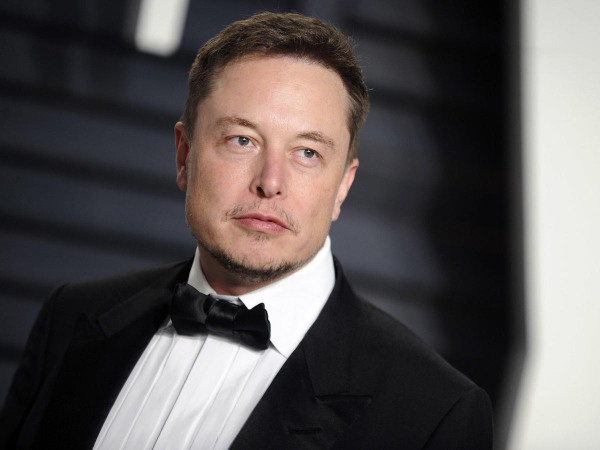
#> input picture DetectFaceMultipleImages/elon-musk.jpg, 1200 x 900 px (shown at 1/2 size); its folder holds only this picture in this run
$ python script.py
#> lines starting #> are read from the running program, lines starting #| are printed output that depends on the picture; after the words box and inside, x2 and y2 are one past the last pixel; in counts of white or black regions, pixels touching at a corner belong together
import cv2, glob

glob_img=glob.glob("*.jpg")

detect = cv2.CascadeClassifier("haarcascade_frontalface_default.xml")

for traversal_img in glob_img:
    img = cv2.imread(traversal_img)
#> img is the input picture: shape (900, 1200, 3); mean B, G, R 83.5, 83.8, 89.1
    gray_image = cv2.cvtColor(img, cv2.COLOR_BGR2GRAY)
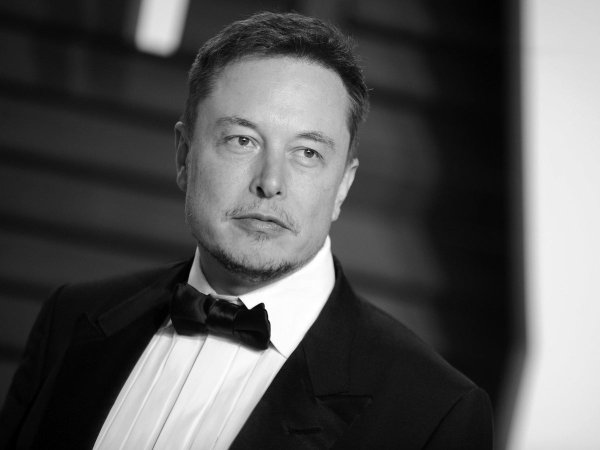
#> gray_image: shape (900, 1200) (shown at 1/2 size); min 0, max 255, mean 85.3

    face=detect.detectMultiScale(gray_image, 1.20, 5)
#> face = [[341, 128, 419, 419]]

    for (x,y,w,h) in face:
        cv2.rectangle(img, (x,y), (x+w, y+h), (0, 255,0), 2)
#> this loop made 1 pass
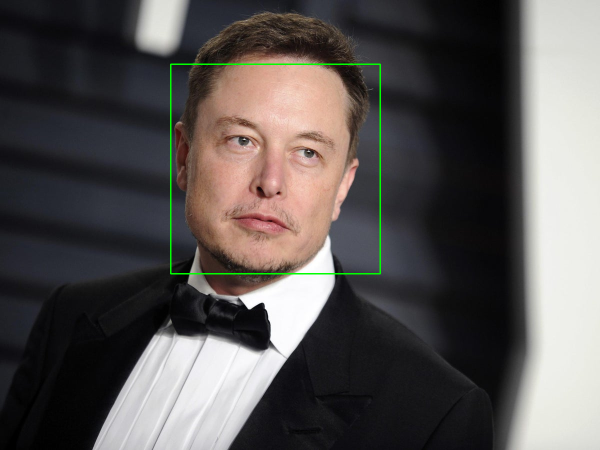
#> img: shape (900, 1200, 3) (shown at 1/2 size); 0.47% of pixels changed, all inside (x1, y1, x2, y2) = (340, 127, 762, 549)

    cv2.imshow("Detect Multiple Images", img)
    cv2.waitKey(2000)
    cv2.destroyAllWindows

$ run again, on DetectFaceMultipleImages/mark.jpg
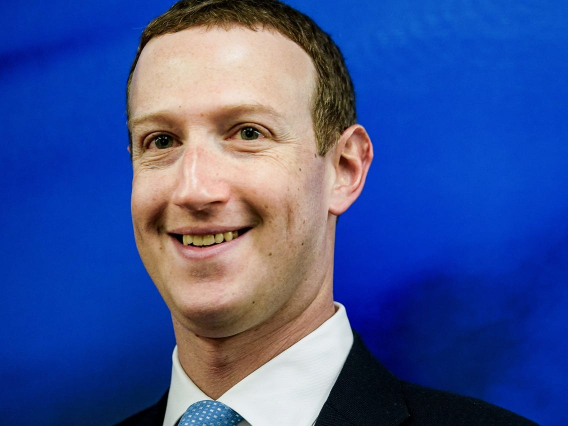
#> input picture DetectFaceMultipleImages/mark.jpg, 1136 x 852 px (shown at 1/2 size)
#> img is the input picture: shape (852, 1136, 3); mean B, G, R 148.7, 82.5, 61.2
#> `gray_image = cv2.cvtColor(img, cv2.COLOR_BGR2GRAY)`:
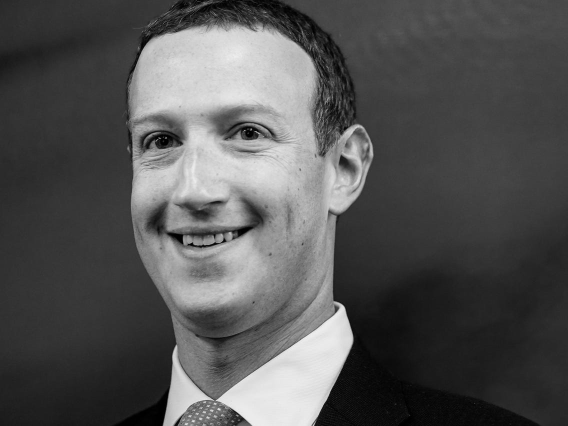
#> gray_image: shape (852, 1136) (shown at 1/2 size); min 0, max 252, mean 83.7
#> face = [[144, 56, 554, 554]]
#> the loop `for (x,y,w,h) in face:` made 1 pass
#> after the loop `for (x,y,w,h) in face:`:
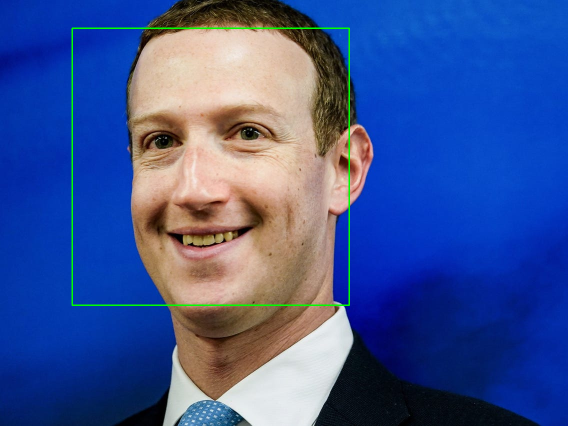
#> img: shape (852, 1136, 3) (shown at 1/2 size); 0.69% of pixels changed, all inside (x1, y1, x2, y2) = (143, 55, 700, 612)

$ run again, on DetectFaceMultipleImages/image1.jpg
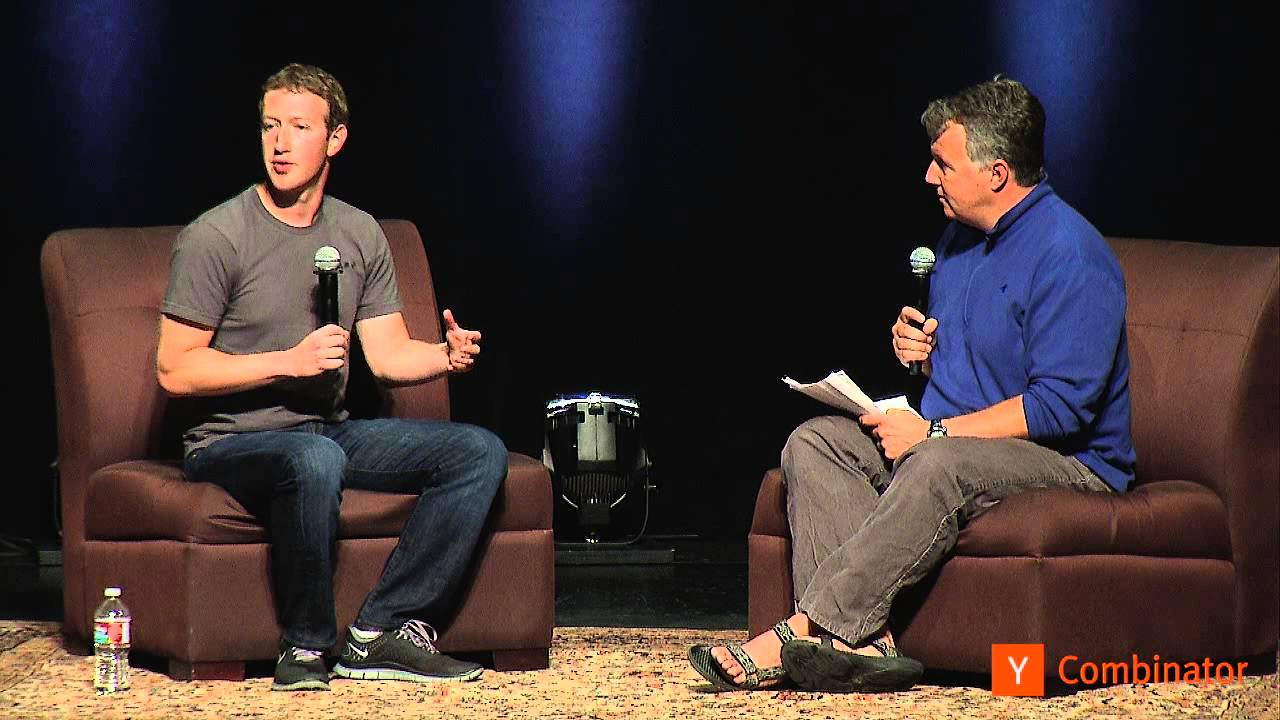
#> input picture DetectFaceMultipleImages/image1.jpg, 1280 x 720 px
#> img is the input picture: shape (720, 1280, 3); mean B, G, R 50, 52.2, 66.2
#> `gray_image = cv2.cvtColor(img, cv2.COLOR_BGR2GRAY)`:
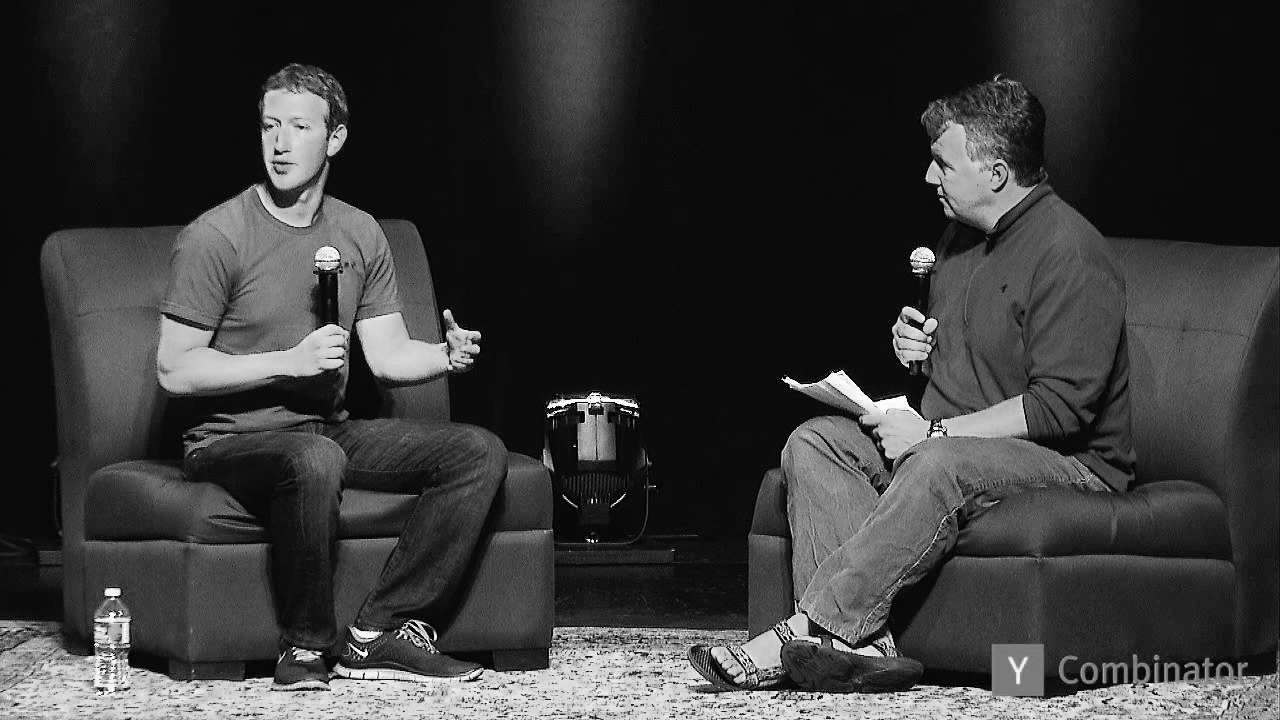
#> gray_image: shape (720, 1280); min 0, max 255, mean 56.1
#> face = [[246, 91, 90, 90]]
#> the loop `for (x,y,w,h) in face:` made 1 pass
#> after the loop `for (x,y,w,h) in face:`:
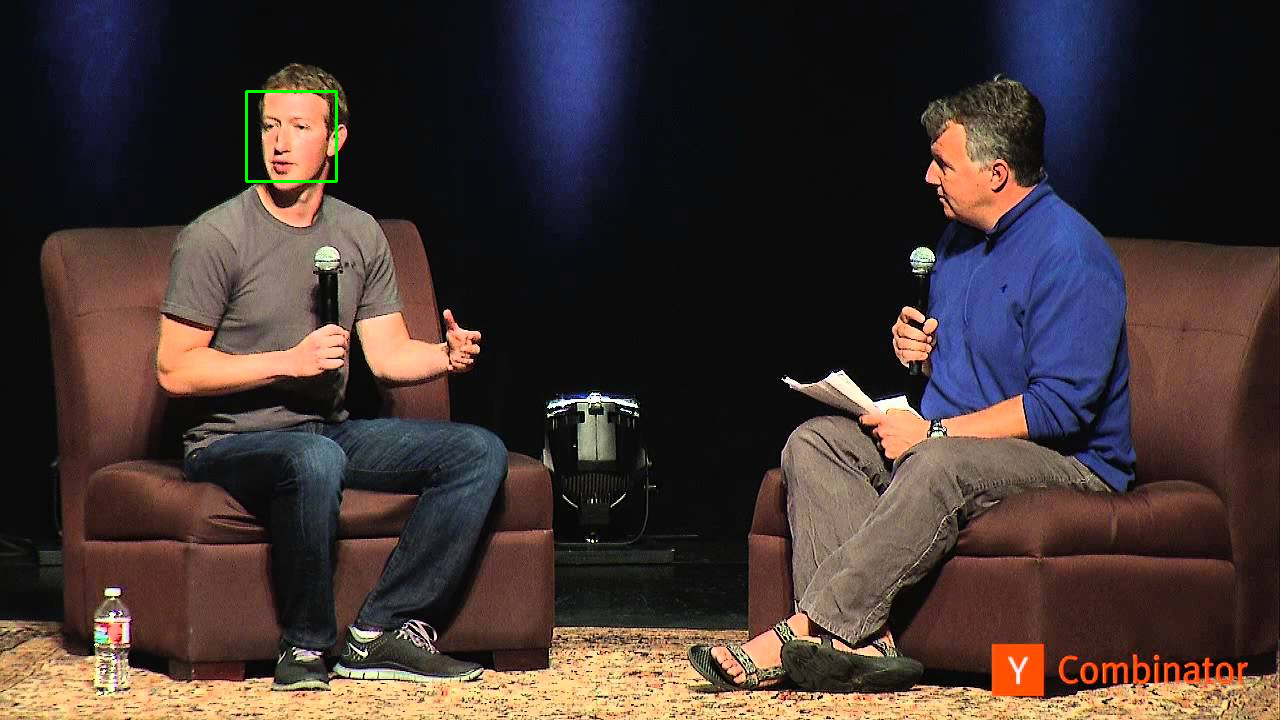
#> img: shape (720, 1280, 3); 0.12% of pixels changed, all inside (x1, y1, x2, y2) = (245, 90, 338, 183)

$ run again, on DetectFaceMultipleImages/image2.jpg
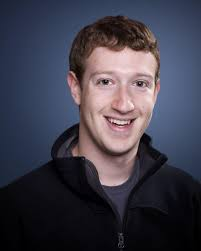
#> input picture DetectFaceMultipleImages/image2.jpg, 201 x 251 px
#> img is the input picture: shape (251, 201, 3); mean B, G, R 75, 61.9, 63.8
#> `gray_image = cv2.cvtColor(img, cv2.COLOR_BGR2GRAY)`:
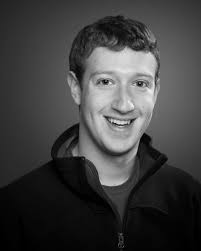
#> gray_image: shape (251, 201); min 0, max 241, mean 64
#> face = [[74, 46, 97, 97]]
#> the loop `for (x,y,w,h) in face:` made 1 pass
#> after the loop `for (x,y,w,h) in face:`:
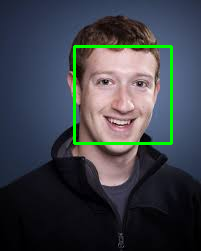
#> img: shape (251, 201, 3); 2.3% of pixels changed, all inside (x1, y1, x2, y2) = (73, 45, 173, 145)

$ run again, on DetectFaceMultipleImages/image3.jpg
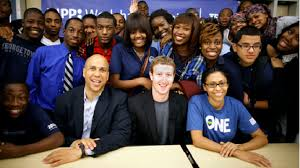
#> input picture DetectFaceMultipleImages/image3.jpg, 300 x 168 px
#> img is the input picture: shape (168, 300, 3); mean B, G, R 73.2, 71.8, 82.8
#> `gray_image = cv2.cvtColor(img, cv2.COLOR_BGR2GRAY)`:
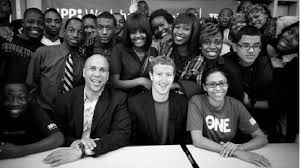
#> gray_image: shape (168, 300); min 0, max 255, mean 75.3
#> face = [[92, 18, 26, 26], [236, 36, 28, 28], [82, 57, 32, 32], [149, 63, 29, 29], [203, 74, 27, 27]]
#> the loop `for (x,y,w,h) in face:` made 5 passes
#> after the loop `for (x,y,w,h) in face:`:
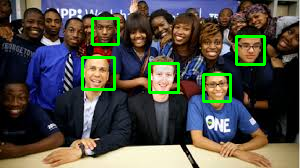
#> img: shape (168, 300, 3); 3.34% of pixels changed, all inside (x1, y1, x2, y2) = (81, 17, 266, 103)
